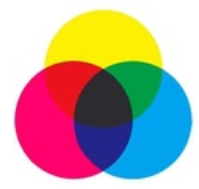
#> input picture cv4/xx.PNG, 199 x 189 px, found by its file name
$ python cv_4.py
#> lines starting #> are read from the running program, lines starting #| are printed output that depends on the picture
import numpy as np
import cv2 as cv
import matplotlib.pyplot as plt
'''
几何变换之仿射变换（原图中平行的线变换后同样平行）
cv.warpAffine()
cv.getAffineTransform()
参数一：第一幅图中的三个点
参数二：第二幅图中的三个点

'''
#读入一幅图片
img = cv.imread('xx.png')
#> img is the input picture: shape (189, 199, 3); mean B, G, R 161.6, 167.5, 183.2

#这里要么传入宽、高，要么导入灰度图
rows,cols = img.shape[:2]
#> rows = 189; cols = 199

pts1 = np.float32([[50,50],[200,50],[50,200]])
pts2 = np.float32([[10,100],[200,50],[100,250]])

M = cv.getAffineTransform(pts1,pts2)

dst = cv.warpAffine(img,M,(2*cols,2*rows))
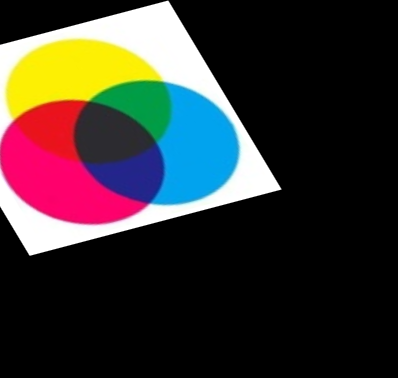
#> dst: shape (378, 398, 3); mean B, G, R 47.8, 50, 55.7

# [6 lines of commented-out code are left out]

plt.subplot(121),plt.imshow(img),plt.title('Input')
plt.subplot(122),plt.imshow(dst),plt.title('Ouput')
plt.show()
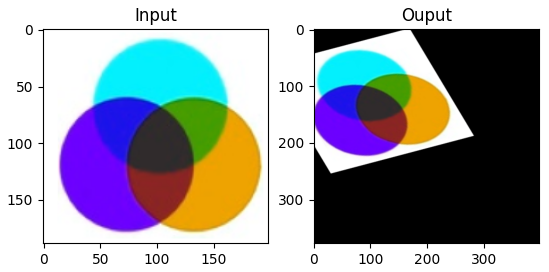
#> figure drawn by matplotlib, 2 panels; B, G, R data is drawn as R, G, B

$ run again, with cv4/cc.jpg saved as cv4/xx.PNG
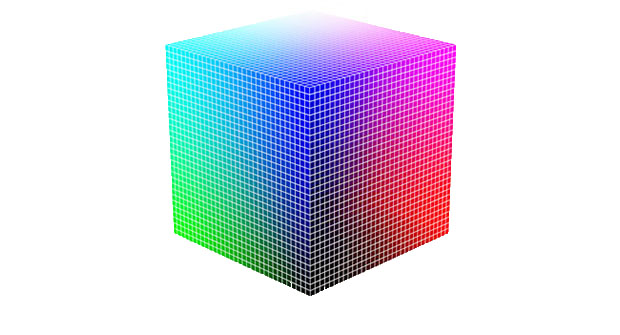
#> input picture cv4/cc.jpg, 620 x 335 px, found by its file name
#> img is the input picture: shape (335, 620, 3); mean B, G, R 229.1, 214.7, 214.2
#> `dst = cv.warpAffine(img,M,(2*cols,2*rows))`:
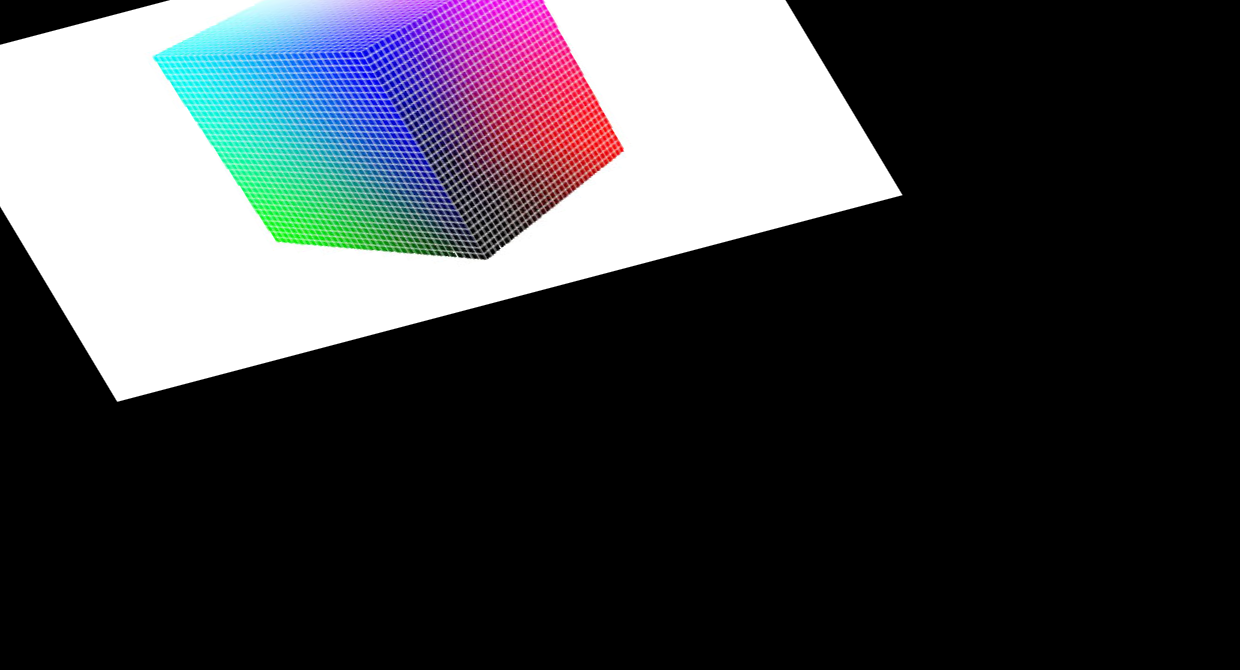
#> dst: shape (670, 1240, 3); mean B, G, R 68.8, 64.5, 63.4
#> `plt.show()`:
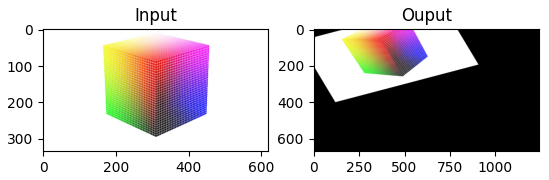
#> figure drawn by matplotlib, 2 panels; B, G, R data is drawn as R, G, B
